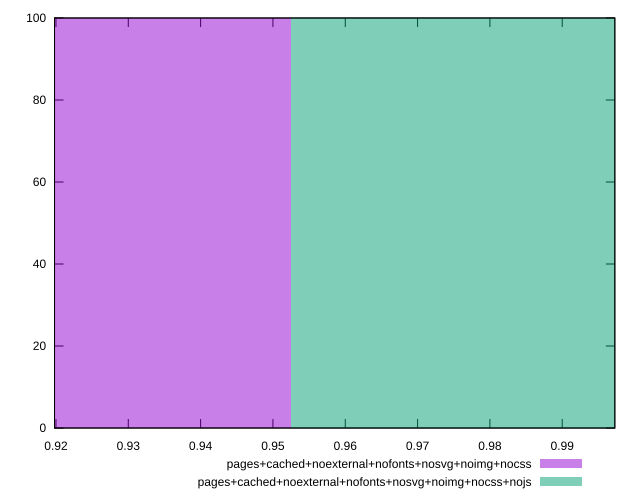

Source code (gnuplot):
reset

$pagesCachedNoexternalNofontsNosvgNoimgNocss <<EOF
0.9171909393147459 100
EOF

$pagesCachedNoexternalNofontsNosvgNoimgNocssNojs <<EOF
0.9877440884928034 100
EOF

set key outside below
set boxwidth 0.07055314917805738
set xrange [0.9198022809900381:0.9972713517597169]
set yrange [0:100]
set trange [0:100]
set style fill transparent solid 0.5 noborder
set terminal svg size 640, 500 enhanced background rgb 'white'
set output "reprap/meta/score/comparison/histogram/12_vs_13.svg"

plot $pagesCachedNoexternalNofontsNosvgNoimgNocss title "pages+cached+noexternal+nofonts+nosvg+noimg+nocss" with boxes, \
     $pagesCachedNoexternalNofontsNosvgNoimgNocssNojs title "pages+cached+noexternal+nofonts+nosvg+noimg+nocss+nojs" with boxes

reset
